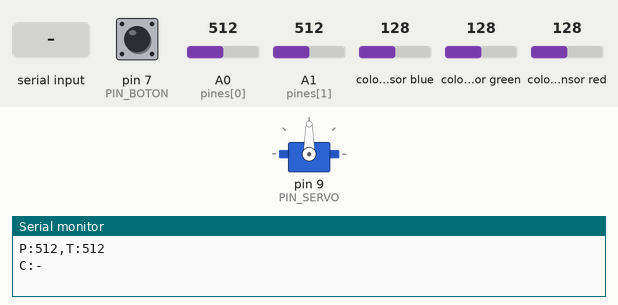
Recording of a sketch running on a simulated Arduino Mega 2560, built with avr-gcc and run on an emulated ATmega2560. Parts: servo, the last lines printed to the serial monitor. Wiring (inferred from the names in the program): TCS34725 colour sensor at I2C address 0x29. Inputs (shaded band) come from the test bench; at power-on: pin 7 (PIN_BOTON) HIGH, colour sensor blue 128, A0 (pines[0]) = 512, A1 (pines[1]) = 512, colour sensor green 128, colour sensor red 128.

Above: at 1.6 s.
1.7 s: "V:90\n" received over Serial
At 2.18 s:
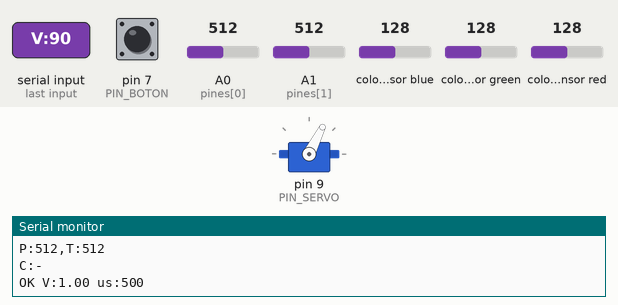
At 4.4 s:
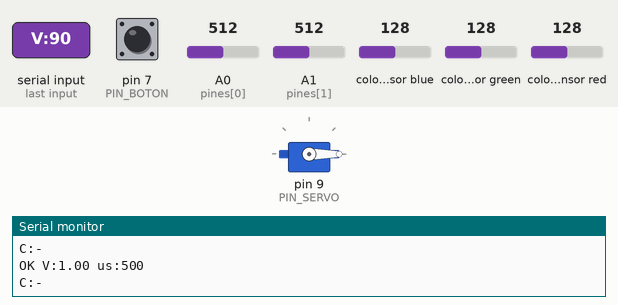
4.7 s: pin 7 (PIN_BOTON) pulled LOW for 0.15 s
At 5.5 s:
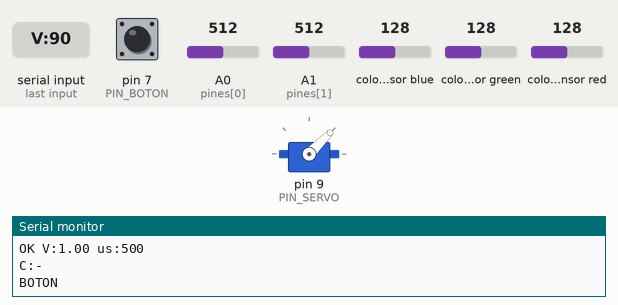
7.7 s: "R\n" received over Serial
9.2 s: colour sensor blue set to 5
11.1 s: pin 7 (PIN_BOTON) pulled LOW for 1 s
Timing chart, 0 to 14.1 s (numbered marks = the images above; inputs shaded):
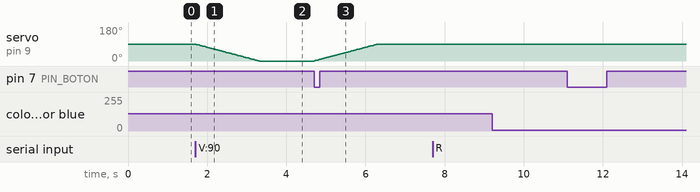

The sketch:

tocadiscos.ino
```cpp
// Tocadiscos del mundo — Entrega 2, IIC2026 (V4)
// El CD gira según la cuota del género elegido en lo que se escuchó en el país y año de las perillas.
// El género se elige poniendo en el eje el CD pintado del género: el sensor RGB, bajo el disco, lee su color.
//
// Protocolo por USB (115200 baudios, una orden por línea):
//   V:0.37   velocidad entre 0 y 1 (la cuota del género). 0 = detenido.
//   S        detener
//   ?        responde el estado actual (SENSOR, BASE = brillo al encender, NADA = color de «sin disco»)
//   R        activa o desactiva el diagnóstico: RAW:claro,rojo,verde,azul (sensor), BOTON:0/1 (cada cambio
//            eléctrico del botón, antes del antirrebote) y POTES:país,década crudos (antes del filtro)
//   A        diagnóstico de cableado de los pines analógicos (ver procesar)
//   K:rojo   calibra el disco que está puesto (rojo, azul, negro, verde; K:nada sin disco) con la luz de ahora y
//            lo guarda en la EEPROM: sobrevive al apagado. K:borrar vuelve a la calibración de fábrica. Lo guía
//            scripts/calibrar_discos.py. Responde CAL:nombre:r,g,b,brillo.
// Mensajes que envía el Arduino:
//   P:512,T:300   lectura de los potenciómetros país y tiempo (0–1023), solo al cambiar
//   BOTON         se apretó el botón (22-nov: la pausa la decide solo la página, que manda V:0 en pausa;
//                 antes el Arduino llevaba su propia pausa y se desincronizaba con la de la pantalla)
//   C:rojo        color del disco que ve el sensor (rojo, azul, negro, verde); C:- = sin disco.
//                 Se envía al cambiar y se repite cada 2 s, para que la página sepa que el sensor está vivo.
// Si no llega ninguna orden en TIEMPO_SIN_ORDEN_MS, el disco se detiene solo
// (por ejemplo, si se cierra la página).
//
// Conexiones (la mini protoboard reparte 5V y GND):
//   Protoboard: primera línea de 5 agujeros (izquierda) = 5V, última (derecha) = GND
//   Servo: rojo → línea 5V, marrón → línea GND, naranjo → ~9
//   Potenciómetro en A0: país (22-nov, noche: con A1 el dial del país movía la década en la caja armada)
//   Potenciómetro en A1: década
//   (patas de los extremos a 5V y GND, centro al pin)
//   Botón: dos patas en diagonal, una → pin 7, la otra → línea GND
//   Sensor TCS34725: VIN → línea 5V, GND → GND, SDA → agujero SDA, SCL → agujero SCL (los dos junto a AREF;
//   son los mismos pines 2 y 3, pero el agujero del pin 2 de esta placa hace mal contacto). LED e INT sin conectar.

#include <Servo.h>
#include <Wire.h>
#include <EEPROM.h>

// ---------- Servo ----------
const int PIN_SERVO = 9;
const int STOP_US = 1500;      // punto de reposo; ajustar si gira estando en 0
const int MIN_OFFSET = 40;     // velocidad mínima visible (alcance > 0): un hit local apenas gira
const int MAX_OFFSET = 1000;   // velocidad máxima (alcance = 1)
const int SENTIDO = -1;         // 24-nov: -1 = horario visto desde arriba, como un CD (con +1 giraba antihorario)
const int PASO_RAMPA = 15;     // µs por ciclo: el disco acelera y frena suave
const unsigned long TIEMPO_SIN_ORDEN_MS = 3000;

// ---------- Potenciómetros ----------
const bool HAY_POTES = true;   // false si los potenciómetros no están conectados
const int PIN_POTE_PAIS = A0;
const int PIN_POTE_TIEMPO = A1;
const int UMBRAL_POTE = 5;     // ignora variaciones menores (ruido)
const int MUESTRAS_POTE = 16;  // por lectura: se ordenan y se promedian las 8 del medio (sin extremos)
// Saltos (22-nov): los WH148 pierden contacto un instante y la lectura salta lejos y vuelve. Un salto de más de
// SALTO_POTE se acepta solo si se repite en CONFIRMAR_SALTO lecturas seguidas (girar rápido sí lo cumple; un
// chispazo no). Lo demás se suaviza: cada lectura acerca el valor SUAVIZADO del camino (~0,1 s).
const int SALTO_POTE = 120;
const int CONFIRMAR_SALTO = 3;
const float SUAVIZADO = 0.35;
struct Pote { float valor; int pendiente; byte cuenta; };
Pote potePais = {-1, -1, 0}, poteTiempo = {-1, -1, 0};

// ---------- Botón de pausa (para cambiar el disco) ----------
const int PIN_BOTON = 7;       // INPUT_PULLUP: suelto = HIGH, apretado = LOW
const unsigned long REBOTE_MS = 40;

// ---------- Sensor de color (TCS34725) ----------
// Calibración con los discos de la V4 en el eje (22-nov, caja de MDF armada, discos quietos): proporción de rojo,
// verde y azul sobre el total (no cambia con la distancia) y el brillo total (claro) típico de cada disco.
//   sin disco 835 · .22 .38 .35     rojo 450–510 · .74 .21 .19     azul 805 · .21 .35 .46
//   verde 236–292 · .32 .44 .27     negro 161 · .49 .32 .24        mano tapando ~45
// «Sin disco» es lo MÁS brillante (el sensor ve la luz de la sala por el hueco), así que ya no se decide por
// brillo: es una referencia de color más, que además se vuelve a medir al encender (otra sala, otra luz).
// El brillo solo descarta lecturas imposibles: cada disco se acepta entre la mitad y el doble de su brillo
// típico (una mano que tapa el sensor no pasa por el disco negro).
struct Referencia { const char *nombre; float r, g, b; unsigned int brillo; };
Referencia COLORES[] = {             // 24-nov: modificable; K:<color> la recalibra y la guarda en la EEPROM
  {"rojo",  0.74, 0.21, 0.19, 490},   // rock
  {"azul",  0.21, 0.35, 0.46, 805},   // pop
  {"negro", 0.49, 0.32, 0.24, 161},   // hip hop
  {"verde", 0.32, 0.44, 0.27, 260},   // electrónica
};
const int N_COLORES = sizeof(COLORES) / sizeof(COLORES[0]);
float nadaR = 0.22, nadaG = 0.38, nadaB = 0.35;   // sin disco (se reemplaza por lo medido al encender)
unsigned int brilloNada = 835;
const float DISTANCIA_MAX = 0.06;      // los colores están a ≥ 0,11 entre sí; más lejos que esto: dudoso (al poner o sacar)
const unsigned int BRILLO_NADA_MIN = 300;   // sin disco se ve la sala: más oscuro que esto no es «sin disco»
// 24-nov: con luz de día las proporciones y el brillo de cada disco cambian (el sensor no filtra el infrarrojo) y
// la calibración nocturna dejaba casi todo como «dudoso». Por eso la calibración se puede rehacer en el lugar (K:).
const byte EEPROM_MARCA = 0x5C;      // byte 0: hay una calibración guardada
const int LECTURAS_COLOR = 3;          // lecturas iguales seguidas para aceptar un color (~0,3 s)
const int LECTURAS_NADA = 10;          // y para aceptar que no hay disco (~1 s)
const unsigned long REPETIR_COLOR_MS = 2000;
const unsigned long CADA_LECTURA_MS = 110;   // el sensor integra 101 ms: no se relee la misma medición
unsigned long ultimaLectura = 0;
const byte SENSOR = 0x29;
bool haySensor = false;
unsigned int brilloBase = 0;           // brillo sin nada delante, medido al encender
int colorActual = -2;                  // -2 = aún no se informa; -1 = nada; 0.. = índice en COLORES
int candidato = -2, repeticiones = 0;
unsigned long ultimoColor = 0;
bool crudo = false;                    // orden R: imprime cada lectura del sensor

Servo motor;
float alcance = 0;
int pulsoActual = STOP_US;
int pulsoObjetivo = STOP_US;
unsigned long ultimaOrden = 0;
int ultimoPais = -100, ultimoTiempo = -100;
String linea;
int estadoBoton = HIGH, lecturaPrevia = HIGH;
unsigned long cambioBoton = 0;

int pulsoDeAlcance(float a) {
  if (a <= 0) return STOP_US;
  if (a > 1) a = 1;
  return STOP_US + SENTIDO * (MIN_OFFSET + (int)(a * (MAX_OFFSET - MIN_OFFSET)));
}

void fijarAlcance(float a) {
  alcance = constrain(a, 0, 1);
  pulsoObjetivo = pulsoDeAlcance(alcance);
}

void procesar(String orden) {
  orden.trim();
  if (orden.length() == 0) return;
  ultimaOrden = millis();
  if (orden.startsWith("V:")) {
    fijarAlcance(orden.substring(2).toFloat());
  } else if (orden == "S") {
    fijarAlcance(0);
  } else if (orden == "?") {
    Serial.println(haySensor ? "SENSOR:1" : "SENSOR:0");
    Serial.print("BASE:"); Serial.println(brilloBase);
    Serial.print("NADA:"); Serial.print(nadaR, 2); Serial.print(','); Serial.print(nadaG, 2); Serial.print(',');
    Serial.println(nadaB, 2);
    Serial.println(EEPROM.read(0) == EEPROM_MARCA ? "CALIBRACION:guardada" : "CALIBRACION:de fabrica");
    imprimirReferencia("nada", nadaR, nadaG, nadaB, brilloNada);
    for (int k = 0; k < N_COLORES; k++)
      imprimirReferencia(COLORES[k].nombre, COLORES[k].r, COLORES[k].g, COLORES[k].b, COLORES[k].brillo);
  } else if (orden == "R") {
    crudo = !crudo;
    return;
  } else if (orden.startsWith("K:")) {
    calibrar(orden.substring(2));
    return;
  } else if (orden == "A") {
    // Diagnóstico de cableado: mínimo y máximo de 32 lecturas en A0–A5 y en las entradas analógicas de los pines
    // digitales libres (A6 = D4, A7 = D6, A8 = D8, A10 = D10, A11 = D12; A9 = D9 es el servo y no se toca). Un pin
    // con una perilla conectada da un valor estable; uno sin nada (flotante) oscila y copia el canal anterior.
    const int pines[] = {A0, A1, A2, A3, A4, A5, A6, A7, A8, A10, A11};
    const char *nombres[] = {"A0", "A1", "A2", "A3", "A4", "A5", "D4", "D6", "D8", "D10", "D12"};
    for (int k = 0; k < 11; k++) {
      int mn = 1023, mx = 0;
      analogRead(pines[k]);
      for (int i = 0; i < 32; i++) { int v = analogRead(pines[k]); mn = min(mn, v); mx = max(mx, v); }
      // Con el pull-up interno encendido un instante: un pin suelto sube a ~1023; uno con perilla casi no cambia.
      pinMode(pines[k], INPUT_PULLUP); delay(2); analogRead(pines[k]);
      int conPullup = analogRead(pines[k]);
      pinMode(pines[k], INPUT);
      Serial.print(nombres[k]); Serial.print(':'); Serial.print(mn); Serial.print('-'); Serial.print(mx);
      Serial.print(" pullup:"); Serial.println(conPullup);
    }
    return;
  } else {
    Serial.println("ERR orden desconocida");
    return;
  }
  Serial.print("OK V:");
  Serial.print(alcance, 2);
  Serial.print(" us:");
  Serial.println(pulsoObjetivo);
}

// Promedio recortado: se ordenan las muestras y se promedia la mitad del medio.
int leerRecortado(int pin) {
  int m[MUESTRAS_POTE];
  analogRead(pin);  // descarta la primera: tras cambiar de canal, el ADC aún arrastra el voltaje del canal anterior
  for (int i = 0; i < MUESTRAS_POTE; i++) {
    int v = analogRead(pin), j = i;
    while (j > 0 && m[j - 1] > v) { m[j] = m[j - 1]; j--; }
    m[j] = v;
  }
  long suma = 0;
  for (int i = MUESTRAS_POTE / 4; i < 3 * MUESTRAS_POTE / 4; i++) suma += m[i];
  return suma / (MUESTRAS_POTE / 2);
}

int filtrar(Pote &p, int v) {
  if (p.valor < 0) { p.valor = v; return v; }
  if (abs(v - (int)p.valor) > SALTO_POTE) {
    if (p.pendiente >= 0 && abs(v - p.pendiente) <= SALTO_POTE / 2) {
      if (++p.cuenta >= CONFIRMAR_SALTO) { p.valor = v; p.pendiente = -1; p.cuenta = 0; }
    } else {
      p.pendiente = v; p.cuenta = 1;
    }
    return (int)(p.valor + 0.5);
  }
  p.pendiente = -1; p.cuenta = 0;
  p.valor += SUAVIZADO * (v - p.valor);
  return (int)(p.valor + 0.5);
}

int ultimoCrudoPais = -100, ultimoCrudoTiempo = -100;

void leerPotes() {
  int crudoPais = leerRecortado(PIN_POTE_PAIS);
  int crudoTiempo = leerRecortado(PIN_POTE_TIEMPO);
  if (crudo && (abs(crudoPais - ultimoCrudoPais) > 2 || abs(crudoTiempo - ultimoCrudoTiempo) > 2)) {
    ultimoCrudoPais = crudoPais; ultimoCrudoTiempo = crudoTiempo;
    Serial.print("POTES:"); Serial.print(crudoPais); Serial.print(','); Serial.println(crudoTiempo);
  }
  int pais = filtrar(potePais, crudoPais);
  int tiempo = filtrar(poteTiempo, crudoTiempo);
  if (abs(pais - ultimoPais) < UMBRAL_POTE && abs(tiempo - ultimoTiempo) < UMBRAL_POTE) return;
  ultimoPais = pais;
  ultimoTiempo = tiempo;
  Serial.print("P:");
  Serial.print(pais);
  Serial.print(",T:");
  Serial.println(tiempo);
}

// Cada apretón avisa a la página, que alterna la pausa (detiene el disco para cambiarlo y lo reanuda).
void leerBoton() {
  int lectura = digitalRead(PIN_BOTON);
  if (lectura != lecturaPrevia) {
    if (crudo) { Serial.print("BOTON:"); Serial.println(lectura); }
    cambioBoton = millis();
    lecturaPrevia = lectura;
  }
  if (millis() - cambioBoton < REBOTE_MS || lectura == estadoBoton) return;
  estadoBoton = lectura;
  if (estadoBoton == LOW) {
    Serial.println("BOTON");
  }
}

// ---------- Sensor ----------
float distancia(float r1, float g1, float b1, float r2, float g2, float b2) {
  return sqrt(sq(r1 - r2) + sq(g1 - g2) + sq(b1 - b2));
}

bool escribirSensor(byte reg, byte valor) {
  Wire.beginTransmission(SENSOR);
  Wire.write(0x80 | reg);
  Wire.write(valor);
  return Wire.endTransmission() == 0;
}

int leerRegistro(byte reg) {
  Wire.beginTransmission(SENSOR);
  Wire.write(0x80 | reg);
  if (Wire.endTransmission() != 0 || Wire.requestFrom(SENSOR, (byte)1) != 1) return -1;
  return Wire.read();
}

// Lee claro, rojo, verde y azul si hay una medición nueva lista (cada ~100 ms). No bloquea.
bool leerSensor(unsigned int &c, unsigned int &r, unsigned int &g, unsigned int &b) {
  int estado = leerRegistro(0x13);
  if (estado < 0 || !(estado & 0x01)) return false;
  Wire.beginTransmission(SENSOR);
  Wire.write(0x80 | 0x20 | 0x14);
  if (Wire.endTransmission() != 0 || Wire.requestFrom(SENSOR, (byte)8) != 8) return false;
  unsigned int v[4];
  for (int i = 0; i < 4; i++) { byte lo = Wire.read(); byte hi = Wire.read(); v[i] = (hi << 8) | lo; }
  c = v[0]; r = v[1]; g = v[2]; b = v[3];
  return true;
}

void iniciarSensor() {
  Wire.begin();
  Wire.setWireTimeout(3000, true);     // si se suelta un cable, el tocadiscos sigue funcionando
  int id = leerRegistro(0x12);
  haySensor = (id == 0x44 || id == 0x4D)
           && escribirSensor(0x01, 0xD5)   // 101 ms de integración
           && escribirSensor(0x0F, 0x01)   // ganancia 4x
           && escribirSensor(0x00, 0x01);
  if (!haySensor) return;
  delay(3);
  escribirSensor(0x00, 0x03);              // encendido + medición
  // Color de «sin disco» en esta sala: si al encender el sensor ve algo claro que no es ningún disco, esa es la luz
  // de la sala por el hueco. Si ya había un disco puesto, se queda la referencia calibrada.
  unsigned int c, r, g, b;
  unsigned long sc = 0, sr = 0, sg = 0, sb = 0;
  unsigned long t = millis();
  while (millis() - t < 450) if (leerSensor(c, r, g, b)) { sc += c; sr += r; sg += g; sb += b; brilloBase = max(brilloBase, c); }
  if (sc == 0 || brilloBase < BRILLO_NADA_MIN) return;
  float fr = (float)sr / sc, fg = (float)sg / sc, fb = (float)sb / sc;
  for (int i = 0; i < N_COLORES; i++)
    if (distancia(fr, fg, fb, COLORES[i].r, COLORES[i].g, COLORES[i].b) < 2 * DISTANCIA_MAX) return;
  nadaR = fr; nadaG = fg; nadaB = fb; brilloNada = brilloBase;
}

// Índice del disco más parecido, -1 si no hay disco, -3 si es dudoso (poniendo o sacando el disco, una mano).
int clasificar(unsigned int c, unsigned int r, unsigned int g, unsigned int b) {
  if (c == 0) return -3;
  float fr = (float)r / c, fg = (float)g / c, fb = (float)b / c;
  int mejor = -3;
  float dMejor = DISTANCIA_MAX;
  if (c >= max(BRILLO_NADA_MIN / 2, brilloNada / 2)) {
    float d = distancia(fr, fg, fb, nadaR, nadaG, nadaB);
    if (d < dMejor) { dMejor = d; mejor = -1; }
  }
  for (int i = 0; i < N_COLORES; i++) {
    if (c < COLORES[i].brillo / 2 || c > 2UL * COLORES[i].brillo) continue;
    float d = distancia(fr, fg, fb, COLORES[i].r, COLORES[i].g, COLORES[i].b);
    if (d < dMejor) { dMejor = d; mejor = i; }
  }
  return mejor;
}

void informarColor() {
  Serial.print("C:");
  Serial.println(colorActual < 0 ? "-" : COLORES[colorActual].nombre);
  ultimoColor = millis();
}

void leerColor() {
  unsigned int c, r, g, b;
  if (!haySensor || millis() - ultimaLectura < CADA_LECTURA_MS || !leerSensor(c, r, g, b)) {
    if (colorActual != -2 && millis() - ultimoColor > REPETIR_COLOR_MS) informarColor();
    return;
  }
  ultimaLectura = millis();
  int visto = clasificar(c, r, g, b);
  if (crudo) {
    Serial.print("RAW:"); Serial.print(c); Serial.print(','); Serial.print(r); Serial.print(',');
    Serial.print(g); Serial.print(','); Serial.print(b); Serial.print(" -> ");
    Serial.println(visto == -1 ? "nada" : visto == -3 ? "dudoso" : COLORES[visto].nombre);
  }
  if (visto == -3) return;                 // dudoso: no cambia nada
  if (visto == candidato) repeticiones++;
  else { candidato = visto; repeticiones = 1; }
  int necesarias = visto == -1 ? LECTURAS_NADA : LECTURAS_COLOR;
  if (repeticiones >= necesarias && visto != colorActual) {
    colorActual = visto;
    informarColor();
  } else if (colorActual != -2 && millis() - ultimoColor > REPETIR_COLOR_MS) {
    informarColor();
  }
}

// ---------- Calibración en el lugar (K:) ----------
struct Guardada { float r, g, b; unsigned int brillo; };

void guardarCalibracion() {
  int dir = 1;
  Guardada n = {nadaR, nadaG, nadaB, brilloNada};
  EEPROM.put(dir, n); dir += sizeof(Guardada);
  for (int i = 0; i < N_COLORES; i++) {
    Guardada g = {COLORES[i].r, COLORES[i].g, COLORES[i].b, COLORES[i].brillo};
    EEPROM.put(dir, g); dir += sizeof(Guardada);
  }
  EEPROM.update(0, EEPROM_MARCA);
}

void cargarCalibracion() {
  if (EEPROM.read(0) != EEPROM_MARCA) return;
  int dir = 1;
  Guardada n; EEPROM.get(dir, n); dir += sizeof(Guardada);
  nadaR = n.r; nadaG = n.g; nadaB = n.b; brilloNada = n.brillo;
  for (int i = 0; i < N_COLORES; i++) {
    Guardada g; EEPROM.get(dir, g); dir += sizeof(Guardada);
    COLORES[i].r = g.r; COLORES[i].g = g.g; COLORES[i].b = g.b; COLORES[i].brillo = g.brillo;
  }
}

void imprimirReferencia(const char *nombre, float r, float g, float b, unsigned int brillo) {
  Serial.print("CAL:"); Serial.print(nombre); Serial.print(':');
  Serial.print(r, 3); Serial.print(','); Serial.print(g, 3); Serial.print(','); Serial.print(b, 3);
  Serial.print(','); Serial.println(brillo);
}

// Mide ~1 s lo que ve el sensor y lo guarda como referencia del disco puesto.
void calibrar(String nombre) {
  if (nombre == "borrar") { EEPROM.update(0, 0xFF); Serial.println("CAL:borrada (vale al reiniciar)"); return; }
  int i = -1;
  if (nombre != "nada") {
    for (int k = 0; k < N_COLORES; k++) if (nombre == COLORES[k].nombre) i = k;
    if (i < 0) { Serial.println("ERR color desconocido"); return; }
  }
  if (!haySensor) { Serial.println("ERR sin sensor"); return; }
  unsigned long sc = 0, sr = 0, sg = 0, sb = 0;
  int n = 0;
  unsigned long t = millis();
  while (millis() - t < 1200) {
    unsigned int c, r, g, b;
    if (leerSensor(c, r, g, b)) { sc += c; sr += r; sg += g; sb += b; n++; }
    delay(5);
  }
  if (n == 0 || sc == 0) { Serial.println("ERR el sensor no midió"); return; }
  float fr = (float)sr / sc, fg = (float)sg / sc, fb = (float)sb / sc;
  unsigned int brillo = sc / n;
  if (i < 0) { nadaR = fr; nadaG = fg; nadaB = fb; brilloNada = brillo; }
  else { COLORES[i].r = fr; COLORES[i].g = fg; COLORES[i].b = fb; COLORES[i].brillo = brillo; }
  guardarCalibracion();
  imprimirReferencia(nombre.c_str(), fr, fg, fb, brillo);
  // Aviso si quedó demasiado parecido a otra referencia: el sensor podría confundirlos.
  for (int k = -1; k < N_COLORES; k++) {
    if (k == i) continue;
    float d = k < 0 ? distancia(fr, fg, fb, nadaR, nadaG, nadaB)
                    : distancia(fr, fg, fb, COLORES[k].r, COLORES[k].g, COLORES[k].b);
    if (d < 2 * DISTANCIA_MAX) {
      Serial.print("AVISO: parecido a "); Serial.print(k < 0 ? "nada" : COLORES[k].nombre);
      Serial.print(" (distancia "); Serial.print(d, 3); Serial.println(")");
    }
  }
}

void setup() {
  Serial.begin(115200);
  cargarCalibracion();
  motor.attach(PIN_SERVO, 500, 2500);
  motor.writeMicroseconds(STOP_US);
  pinMode(PIN_BOTON, INPUT_PULLUP);
  iniciarSensor();
}

void loop() {
  while (Serial.available()) {
    char c = Serial.read();
    if (c == '\n') {
      procesar(linea);
      linea = "";
    } else if (linea.length() < 32) {
      linea += c;
    }
  }

  if (alcance > 0 && millis() - ultimaOrden > TIEMPO_SIN_ORDEN_MS) fijarAlcance(0);

  if (pulsoActual < pulsoObjetivo) pulsoActual = min(pulsoActual + PASO_RAMPA, pulsoObjetivo);
  else if (pulsoActual > pulsoObjetivo) pulsoActual = max(pulsoActual - PASO_RAMPA, pulsoObjetivo);
  motor.writeMicroseconds(pulsoActual);

  leerBoton();
  if (HAY_POTES) leerPotes();
  leerColor();
  delay(20);
}
```

Measured:
- after the input at 1.7 s, servo on pin 9 (PIN_SERVO): moves from 90° to 0° over 1.6 s, starting at once
